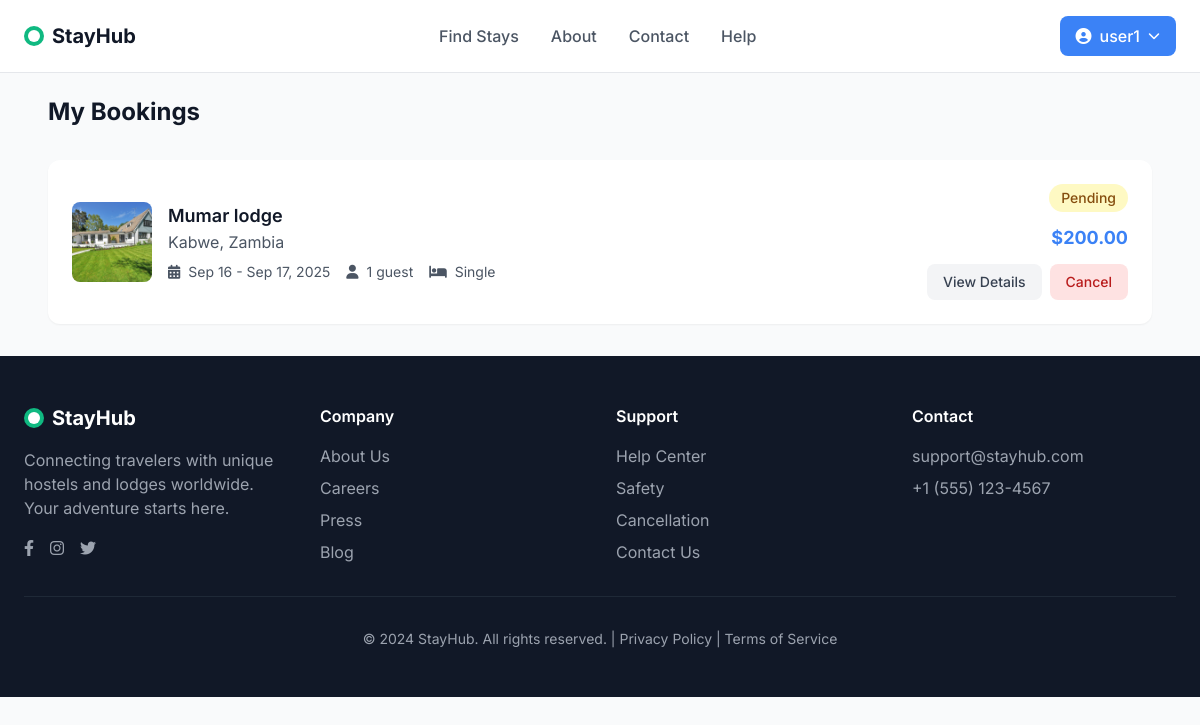
Before: /bookings/ (signed in) with the older database file.
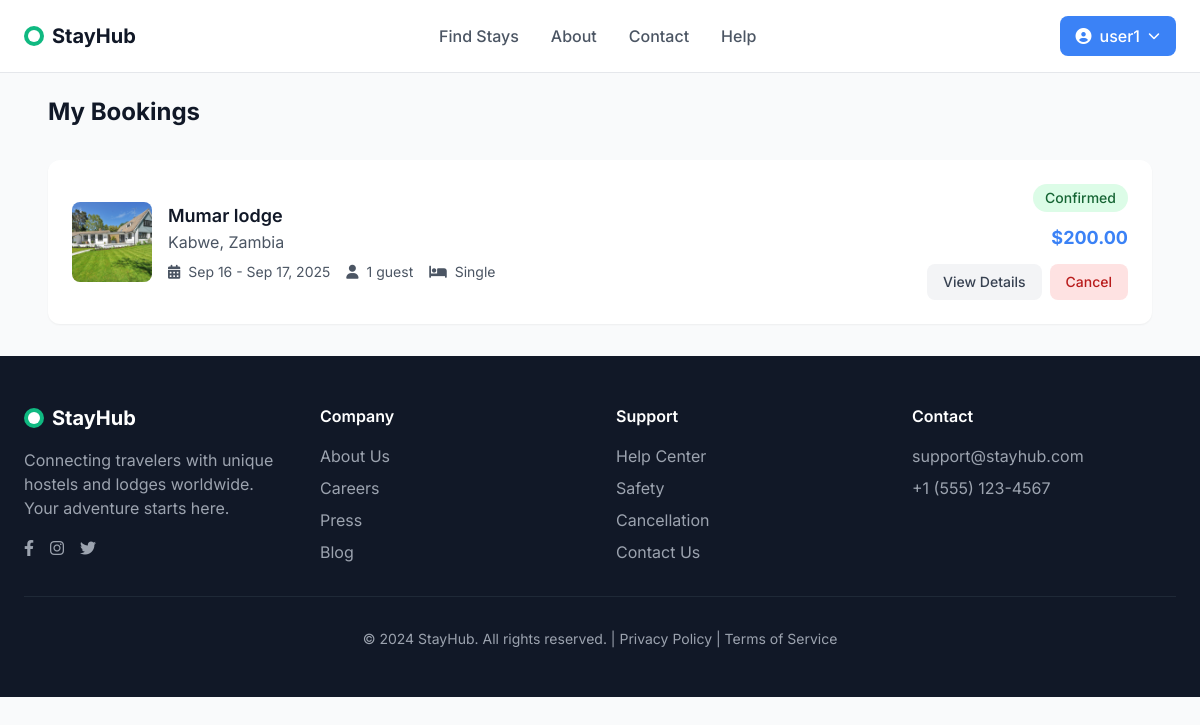
After: the same page with the newer database file.
### bookings/models.py (models this page shows, shortened)
class Booking(models.Model):
    STATUS_CHOICES = (
        ('pending', 'Pending'),
        ('confirmed', 'Confirmed'),
        ('cancelled', 'Cancelled'),
        ('completed', 'Completed'),
    )
    user = models.ForeignKey(User, on_delete=models.CASCADE)
    room = models.ForeignKey(Room, on_delete=models.CASCADE)
    check_in_date = models.DateField()
    check_out_date = models.DateField()
    guests = models.PositiveIntegerField()
    total_nights = models.PositiveIntegerField()
    total_amount = models.DecimalField(max_digits=10, decimal_places=2)
    status = models.CharField(max_length=20, choices=STATUS_CHOICES, default='pending')
    guest_name = models.CharField(max_length=200)
    guest_email = models.EmailField()
    guest_phone = models.CharField(max_length=15)
    special_requests = models.TextField(blank=True)
    created_at = models.DateTimeField(auto_now_add=True)
    updated_at = models.DateTimeField(auto_now=True)
    class Meta:
        ordering = ['-created_at']

### properties/models.py (models this page shows, shortened)
class Room(models.Model):
    ROOM_TYPES = (
        ('single', 'Single'),
        ('double', 'Double'),
        ('twin', 'Twin'),
        ('suite', 'Suite'),
        ('family', 'Family'),
        ('deluxe', 'Deluxe'),
    )
    property = models.ForeignKey(Property, on_delete=models.CASCADE)
    room_type = models.CharField(max_length=20, choices=ROOM_TYPES)
    name = models.CharField(max_length=100)
    description = models.TextField()
    price_per_night = models.DecimalField(max_digits=10, decimal_places=2)
    capacity = models.PositiveIntegerField()
    total_rooms = models.PositiveIntegerField(default=1)
    air_conditioning = models.BooleanField(default=False)
    balcony = models.BooleanField(default=False)
    tv = models.BooleanField(default=False)
    mini_bar = models.BooleanField(default=False)
    room_service = models.BooleanField(default=False)
    is_available = models.BooleanField(default=True)

class Property(models.Model):
    PROPERTY_TYPES = (
        ('hotel', 'Hotel'),
        ('lodge', 'Lodge'),
        ('motel', 'Motel'),
        ('guesthouse', 'Guest House'),
    )
    owner = models.ForeignKey(User, on_delete=models.CASCADE)
    name = models.CharField(max_length=200)
    property_type = models.CharField(max_length=20, choices=PROPERTY_TYPES)
    description = models.TextField()
    address = models.TextField()
    city = models.CharField(max_length=100)
    state = models.CharField(max_length=100)
    country = models.CharField(max_length=100)
    postal_code = models.CharField(max_length=20)
    latitude = models.DecimalField(max_digits=9, decimal_places=6, null=True, blank=True)
    longitude = models.DecimalField(max_digits=9, decimal_places=6, null=True, blank=True)
    wifi = models.BooleanField(default=False)
    parking = models.BooleanField(default=False)
    restaurant = models.BooleanField(default=False)
    gym = models.BooleanField(default=False)
    pool = models.BooleanField(default=False)
    spa = models.BooleanField(default=False)
    pets_allowed = models.BooleanField(default=False)
    phone = models.CharField(max_length=15)
    email = models.EmailField()
    website = models.URLField(blank=True)
    is_active = models.BooleanField(default=True)
    is_featured = models.BooleanField(default=False)
    created_at = models.DateTimeField(auto_now_add=True)
    updated_at = models.DateTimeField(auto_now=True)
    """@property
    def min_price(self):
        rooms = self.room_set.all()
        if rooms:
            return min(room.price_per_night for room in rooms)
        return 0"""

class PropertyImage(models.Model):
    property = models.ForeignKey(Property, on_delete=models.CASCADE, related_name='images')
    image = models.ImageField(upload_to='property_images/')
    caption = models.CharField(max_length=200, blank=True)
    is_primary = models.BooleanField(default=False)  # This is the new field

### bookings/views.py (the view)
# urls.py: path('', BookingListView.as_view(), name='booking_list'),
@method_decorator(login_required, name='dispatch')
class BookingListView(LoginRequiredMixin, ListView):
    model = Booking
    template_name = 'bookings/booking_list.html'
    context_object_name = 'bookings'
    def get_queryset(self):
        return Booking.objects.filter(user=self.request.user).order_by('check_in_date')

### templates/bookings/booking_list.html (shortened to what the changed rows need)
{% extends "base.html" %}
{% load static %}
{% block content %}
<div class="max-w-6xl mx-auto px-6 py-8">
    <h1 class="text-2xl font-bold text-gray-900 mb-8">My Bookings</h1>
    {% if bookings %}
        <div class="grid grid-cols-1 gap-6">
            {% for booking in bookings %}
            <div class="bg-white rounded-xl shadow-sm p-6">
                <div class="flex flex-col lg:flex-row lg:items-center lg:justify-between">
                    <div class="flex-1">
                        <div class="flex items-start gap-4">
                            {% if booking.room.property.images.first %}
                            <img src="{{ booking.room.property.images.first.image.url }}"
                                 alt="{{ booking.room.property.name }}"
                                 class="w-20 h-20 object-cover rounded-lg">
                            {% else %}
                            <div class="w-20 h-20 bg-gray-200 rounded-lg flex items-center justify-center">
                                <i class="fas fa-image text-gray-400"></i>
                            </div>
                            {% endif %}
                            <div class="flex-1">
                                <h2 class="text-lg font-semibold text-gray-900">{{ booking.room.property.name }}</h2>
                                <p class="text-gray-600">{{ booking.room.property.city }}, {{ booking.room.property.country }}</p>
                                <div class="flex flex-wrap gap-4 mt-2">
                                    <span class="inline-flex items-center text-sm text-gray-600">
                                        <i class="fas fa-calendar-alt mr-2"></i>
                                        {{ booking.check_in_date|date:"M d" }} - {{ booking.check_out_date|date:"M d, Y" }}
                                    </span>
                                    <span class="inline-flex items-center text-sm text-gray-600">
                                        <i class="fas fa-user mr-2"></i>
                                        {{ booking.guests }} guest{{ booking.guests|pluralize }}
                                    </span>
                                    <span class="inline-flex items-center text-sm text-gray-600">
                                        <i class="fas fa-bed mr-2"></i>
                                        {{ booking.room.get_room_type_display }}
                                    </span>
                                </div>
                            </div>
                        </div>
                    </div>
                    <div class="mt-4 lg:mt-0 lg:text-right">
                        <div class="mb-3">
                            <span class="inline-flex items-center px-3 py-1 rounded-full text-sm font-medium
                                        {% if booking.status == 'confirmed' %}bg-green-100 text-green-800
                                        {% elif booking.status == 'pending' %}bg-yellow-100 text-yellow-800
                                        {% elif booking.status == 'cancelled' %}bg-red-100 text-red-800
                                        {% else %}bg-gray-100 text-gray-800{% endif %}">
                                {{ booking.get_status_display }}
                            </span>
                        </div>
                        <p class="text-lg font-bold text-primary-500">${{ booking.total_amount|floatformat:2 }}</p>
                        <div class="mt-3 flex gap-2">
                            <a href="{% url 'bookings:booking_detail' booking.id %}"
                               class="bg-gray-100 text-gray-700 px-4 py-2 rounded-lg text-sm font-medium hover:bg-gray-200 transition-colors">
                                View Details
                            </a>
                            {% if booking.status == 'pending' or booking.status == 'confirmed' %}
                            <form method="post" action="{% url 'bookings:cancel_booking' booking.id %}">
                                <button type="submit"
                                        class="bg-red-100 text-red-700 px-4 py-2 rounded-lg text-sm font-medium hover:bg-red-200 transition-colors"
                                        onclick="return confirm('Are you sure you want to cancel this booking?')">
                                    Cancel
                                </button>
                            </form>
                            {% endif %}
                        </div>
                    </div>
                </div>
            </div>
            {% endfor %}
        </div>
    {% endif %}
</div>
{% endblock %}

Changed rows visible on the page:
changed Booking "Sep 16": status "Pending" → "Confirmed"
